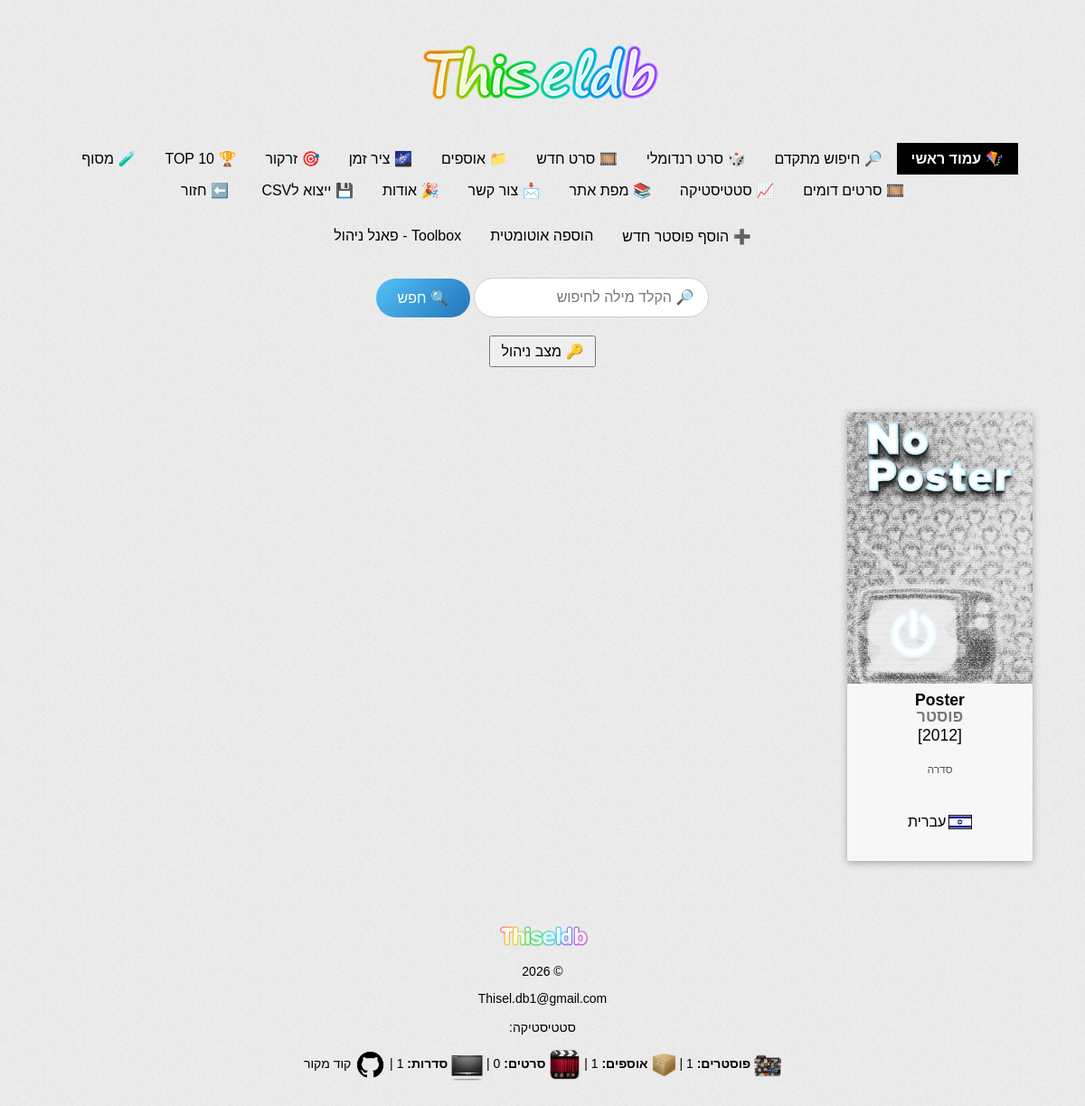
/, run on an earlier commit of the app's database.
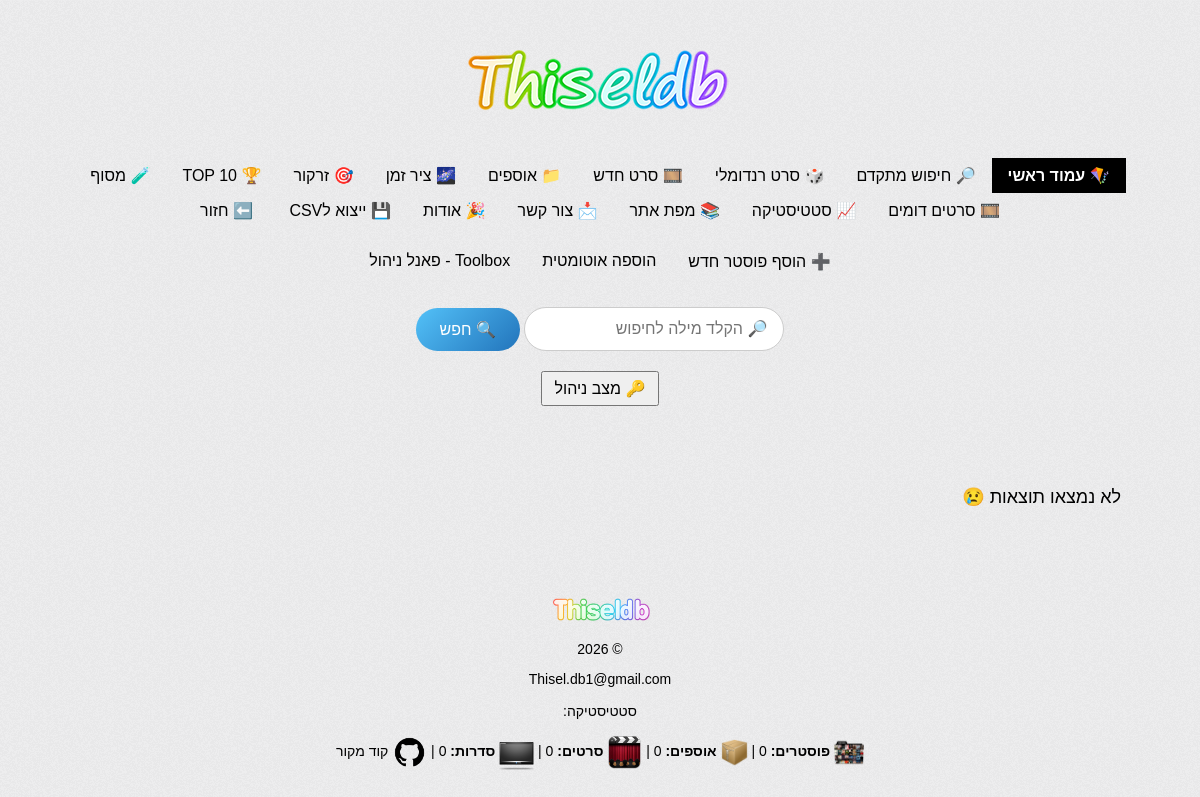
And on a later commit of the database.
### tables this page shows
CREATE TABLE `posters` (
  `id` int(11) NOT NULL,
  `title_en` varchar(255) DEFAULT NULL,
  `title_he` varchar(255) DEFAULT NULL,
  `original_title` varchar(255) DEFAULT NULL,
  `year` varchar(20) DEFAULT NULL,
  `is_tv` tinyint(1) NOT NULL DEFAULT 0,
  `imdb_rating` decimal(3,1) DEFAULT NULL,
  `imdb_votes` int(11) DEFAULT NULL,
  `poster_url` text DEFAULT NULL,
  `trailer_url` text DEFAULT NULL,
  `tmdb_url` text DEFAULT NULL,
  `tvdb_url` text DEFAULT NULL,
  `imdb_link` varchar(255) DEFAULT NULL,
  `network` varchar(255) DEFAULT NULL,
  `image_url` varchar(255) DEFAULT NULL,
  `plot` text DEFAULT NULL,
  `plot_he` text DEFAULT NULL,
  `lang_code` varchar(10) DEFAULT NULL,
  `tvdb_id` varchar(100) DEFAULT NULL,
  `tmdb_id` int(11) DEFAULT NULL,
  `tmdb_type` varchar(10) DEFAULT NULL,
  `youtube_trailer` varchar(255) DEFAULT NULL,
  `genre` varchar(255) DEFAULT NULL,
  `actors` text DEFAULT NULL,
  `metacritic_score` varchar(50) DEFAULT NULL,
  `rt_score` varchar(50) DEFAULT NULL,
  `mc_score` int(11) DEFAULT NULL,
  `rt_url` text DEFAULT NULL,
  `mc_url` text DEFAULT NULL,
  `poster` text DEFAULT NULL,
  `metacritic_link` varchar(255) DEFAULT NULL,
  `rt_link` varchar(255) DEFAULT NULL,
  `imdb_id` varchar(20) DEFAULT NULL,
  `pending` tinyint(4) DEFAULT 0,
  `collection_name` varchar(255) DEFAULT NULL,
  `created_at` datetime DEFAULT current_timestamp(),
  `updated_at` timestamp NOT NULL DEFAULT current_timestamp() ON UPDATE current_timestamp(),
  `type_id` int(11) DEFAULT NULL,
  `directors` varchar(255) DEFAULT NULL,
  `writers` varchar(255) DEFAULT NULL,
  `producers` varchar(255) DEFAULT NULL,
  `cinematographers` varchar(255) DEFAULT NULL,
  `composers` varchar(255) DEFAULT NULL,
  `runtime` int(11) DEFAULT NULL,
  `languages` varchar(255) DEFAULT NULL,
  `countries` varchar(255) DEFAULT NULL,
  `genres` text DEFAULT NULL,
  `networks` text DEFAULT NULL,
  `tmdb_collection_id` int(11) DEFAULT NULL,
  `seasons_count` int(11) DEFAULT 0,
  `episodes_count` int(11) DEFAULT 0,
  `network_logo` varchar(255) DEFAULT NULL,
  `has_subtitles` tinyint(1) DEFAULT 0,
  `is_dubbed` tinyint(1) DEFAULT 0,
  `overview_he` text DEFAULT NULL,
  `overview_en` text DEFAULT NULL,
  `cast` longtext DEFAULT NULL,
  `title_kind` varchar(50) DEFAULT NULL,
  `he_title` varchar(255) DEFAULT NULL,
  `runtime_minutes` int(11) DEFAULT NULL,
  `connections_count` int(11) NOT NULL DEFAULT 0,
  `imported_at` timestamp NOT NULL DEFAULT current_timestamp(),
  `runtime_pretty` varchar(64) DEFAULT NULL
);

CREATE TABLE `poster_types` (
  `id` int(11) NOT NULL,
  `code` varchar(255) NOT NULL DEFAULT '',
  `label_he` varchar(255) NOT NULL DEFAULT '',
  `label_en` varchar(255) NOT NULL DEFAULT '',
  `icon` varchar(255) NOT NULL DEFAULT '',
  `description` text NOT NULL,
  `sort_order` int(11) DEFAULT 0,
  `image` varchar(255) NOT NULL DEFAULT ''
);

### init.php (called while the page is built, shortened)
<?php
require_once 'server.php';
if (isset($conn) && $conn instanceof mysqli) {
    $conn->query("UPDATE visitors SET count = count + 1 WHERE id = 1");
    if (!isset($_COOKIE['visitor_counted'])) {
        $conn->query("UPDATE unique_visitors SET count = count + 1 WHERE id = 1");
    }
}
$total_query = $conn->query("SELECT COUNT(*) AS total FROM posters");
$total_posters = $total_query->fetch_assoc()['total'] ?? 0;
$collections_query = $conn->query("SELECT COUNT(*) as c FROM collections");
$total_collections = $collections_query->fetch_assoc()['c'] ?? 0;
$movies_query = $conn->query("SELECT COUNT(*) AS c FROM posters p JOIN poster_types pt ON pt.id = p.type_id WHERE pt.code = 'movie'");
$total_movies = $movies_query->fetch_assoc()['c'] ?? 0;
$series_query = $conn->query("SELECT COUNT(*) AS c FROM posters p JOIN poster_types pt ON pt.id = p.type_id WHERE pt.code = 'series'");
$total_series = $series_query->fetch_assoc()['c'] ?? 0;
?>

### index.php (the view, shortened to what the changed rows need)
<?php
include 'header.php';
include 'languages.php';
$lang_map = [];
foreach ($languages as $lang) {
    $lang_data = ['code' => $lang['code'], 'label' => $lang['label'], 'flag' => $lang['flag']];
    $lang_map[strtolower($lang['code'])] = $lang_data;
    $lang_map[strtolower($lang['label'])] = $lang_data;
}
$page = isset($_GET['page']) ? max(1, intval($_GET['page'])) : 1;
$limit = 20;
$count_query_part = "FROM posters p LEFT JOIN poster_types pt ON p.type_id = pt.id";
$where = [];
$where_clause = !empty($where) ? " WHERE " . implode(" AND ", $where) : "";
$offset = ($page - 1) * $limit;
$orderBy = "ORDER BY p.id DESC";
$sql = "SELECT p.*, pt.label_he, pt.image AS type_image " . $count_query_part . $where_clause . " $orderBy LIMIT $limit OFFSET $offset";
$stmt = $conn->prepare($sql);
$stmt->execute();
$result = $stmt->get_result();
$rows = [];
while ($row = $result->fetch_assoc()) $rows[] = $row;
$manual_languages_by_poster_id = [];
if (!empty($rows)) {
    $poster_ids = array_column($rows, 'id');
    $ids_placeholder = implode(',', array_fill(0, count($poster_ids), '?'));
    $ids_types = str_repeat('i', count($poster_ids));
    $lang_sql = "SELECT poster_id, lang_code FROM poster_languages WHERE poster_id IN ($ids_placeholder)";
    $stmt_lang = $conn->prepare($lang_sql);
    $stmt_lang->bind_param($ids_types, ...$poster_ids);
    $stmt_lang->execute();
    $lang_result = $stmt_lang->get_result();
    while ($lang_row = $lang_result->fetch_assoc()) {
        $manual_languages_by_poster_id[$lang_row['poster_id']][] = $lang_row['lang_code'];
    }
}
?>
<!DOCTYPE html>
<html lang="he">
<head>
  <link rel="stylesheet" href="style.css">
</head>
<body class="rtl">
<div class="poster-wall" id="poster-wall">
<?php if (empty($rows) && $page === 1): ?>
  <p class="no-results">לא נמצאו תוצאות 😢</p>
<?php else: ?>
  <?php foreach ($rows as $row): ?>
    <div class="poster ltr">
      <a href="poster.php?id=<?= $row['id'] ?>">
        <img src="<?= htmlspecialchars((!empty($row['image_url'])) ? $row['image_url'] : 'images/no-poster.png') ?>" alt="<?= htmlspecialchars($row['title_en']) ?>" loading="lazy">
      </a>
      <div class="poster-title ltr">
        <a href="poster.php?id=<?= $row['id'] ?>" style="text-decoration: none; color: inherit;">
            <b><?= htmlspecialchars($row['title_en']) ?>
              <?php if (!empty($row['title_he'])): ?><br><span style="color:#777;"><?= htmlspecialchars($row['title_he']) ?></span><?php endif; ?>
            </b>
        </a>
        <br>[<a href="home.php?year=<?= htmlspecialchars($row['year']) ?>"><?= $row['year'] ?></a>]
      </div>
      <?php if (!empty($row['label_he'])): ?>
        <a href="home.php?type[]=<?= htmlspecialchars($row['type_id']) ?>" class="poster-type-link">
            <div class="poster-type-display">
                <span><?= htmlspecialchars($row['label_he']) ?></span>
            </div>
        </a>
      <?php endif; ?>
      <div class="network-logo-container">
      </div>
      <div class="poster-tags">
      </div>
      <div class="flags-container">
            <?php
              $manual_langs = $manual_languages_by_poster_id[$row['id']] ?? [];
            ?>
            <?php if (!empty($manual_langs)): ?>
                <div class="flag-row">
                <?php foreach ($manual_langs as $lang_name): ?>
                    <?php
                        $lang_key = strtolower($lang_name);
                        if (isset($lang_map[$lang_key])):
                            $flag_data = $lang_map[$lang_key];
                    ?>
                        <a href="language.php?lang_code=<?= urlencode($flag_data['code']) ?>" title="שפה: <?= htmlspecialchars($flag_data['label']) ?>" style="display:inline-flex; align-items:center; gap:3px; text-decoration:none;">
                            <span><?= htmlspecialchars($flag_data['label']) ?></span>
                            <img src="<?= htmlspecialchars($flag_data['flag']) ?>" style="height: 16px; width: auto; object-fit: contain; vertical-align: middle;">
                        </a>
                    <?php endif; ?>
                <?php endforeach; ?>
                </div>
            <?php endif; ?>
      </div>
      <div class="poster-actions">
      </div>
      <br>
    </div>
  <?php endforeach; ?>
<?php endif; ?>
</div>
</body>
</html>
<?php include 'footer.php'; ?>

### nav.php (shortened to what the changed rows need)
<?php
$current = basename($_SERVER['PHP_SELF']);
?>
<link rel="stylesheet" href="style.css">
<div class="w3-bar w3-padding" style="text-align:center; ">
  <?php
  $pages = [
    'index.php' => '🪁 עמוד ראשי',
    'home.php' => '🔎 חיפוש מתקדם',
    'random.php' => '🎲 סרט רנדומלי',
    'new-movie-imdb.php' => '🎞️ סרט חדש',
    'collections.php' => '📁 אוספים',
    'universe.php' => '🌌 ציר זמן',
    'spotlight.php' => '🎯 זרקור',
    'top.php' => '🏆 TOP 10',
    'full-info.php' => '🧪 מסוף',
    'similar_all.php' => '🎞️ סרטים דומים',
     'stats.php' => '📈 סטטיסטיקה',
     'site-map.php' => '📚 מפת אתר',
     'contact.php' => '📩 צור קשר',
     'about.php' => '🎉 אודות',
    'export.php' => '💾 ייצוא לCSV',
  ];
    foreach ($pages as $file => $label) {
    $active = $current == $file ? 'active w3-black' : '';
    echo "<a href='$file' class='w3-button $active'>$label</a>";
  }
  ?>
  <a href="javascript:history.back()" class="w3-button">⬅️ חזור</a>
</div>
<div class="w3-bar w3-padding" style="text-align:center;">
  <?php
  $pages = [
    'add.php' => '➕ הוסף פוסטר חדש',
    'auto-add.php' => 'הוספה אוטומטית',
    'toolbox.php' => 'Toolbox - פאנל ניהול',
  ];
    foreach ($pages as $file => $label) {
    $active = $current == $file ? 'active w3-black' : '';
    echo "<a href='$file' class='w3-button $active'>$label</a>";
  }
  ?>
</div>

### footer.php (shortened to what the changed rows need)
<footer style="text-align:center; margin-top:30px; font-size:14px;">
   <br>
   <br><br>
   סטטיסטיקה:<br><br>
   <div class="box center">
     <span><strong><img src="images/types/posters.png" alt="Poster" width="30px" style="vertical-align: middle;"> פוסטרים: </strong><?= number_format($total_posters) ?></span> |
     <a href="collections.php" target="_blank" class="white"><strong><img style="vertical-align: middle;" src="images/types/archive.png" alt="Archive" width="27px"> אוספים: </strong><?= number_format($total_collections) ?></a> |
     <a href="home.php?type%5B%5D=3" target="_blank" class="white"><strong><img src="images/types/movie.png" alt="Movie" width="35px" style="vertical-align: middle;"> סרטים: </strong><?= number_format($total_movies) ?></a> |
     <a href="home.php?type%5B%5D=4" target="_blank" class="white"><strong><img style="vertical-align: middle;" src="images/types/series.png" alt="Series" width="35px"> סדרות: </strong><?= number_format($total_series) ?></a> |
     <a href="https://github.com/xrTor/Thiseldb" target="_blank" class="white"><img src="images/types/github.png" class="logo" alt="Github" width="35px" style="vertical-align: middle;"> קוד מקור</a>
   </div><br><br>
</footer>
</body>
</html>

What changed in the data, as far as the page shows it:
removed posters: title_en "Poster", title_he "פוסטר", year "2012", poster_types.label_he "סדרה", id "עברית"
Also different on the page:
$total_posters: "1" → "0"
$total_collections: "1" → "0"
$total_series: "1" → "0"
text now shown: "לא נמצאו תוצאות 😢"
